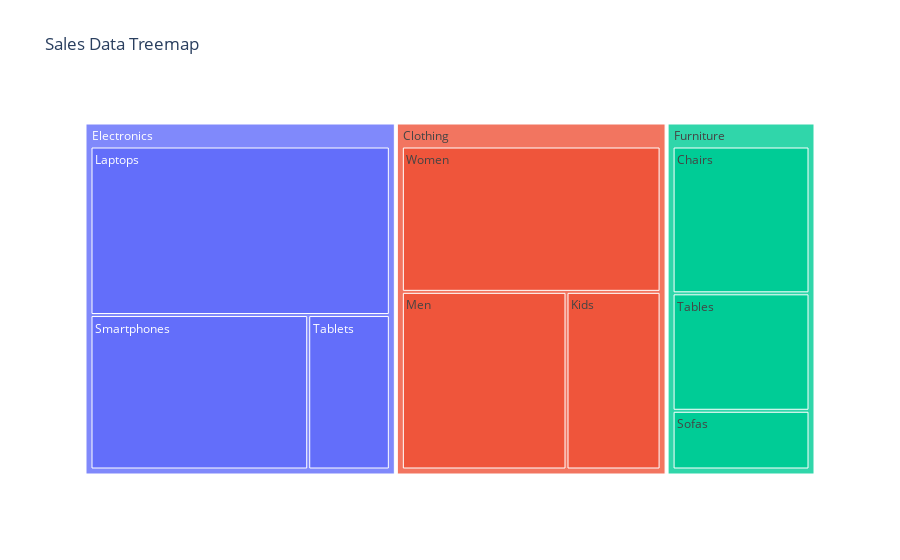

The code cell stored with this chart in its notebook:
### Code cell
data = {
    'Category': ['Electronics', 'Electronics', 'Electronics', 
                 'Furniture', 'Furniture', 'Furniture', 
                 'Clothing', 'Clothing', 'Clothing'],
    'Subcategory': ['Laptops', 'Smartphones', 'Tablets', 
                    'Chairs', 'Tables', 'Sofas', 
                    'Men', 'Women', 'Kids'],
    'Sales': [120000, 80000, 30000, 
              50000, 40000, 20000, 
              70000, 90000, 40000]
}

df = pd.DataFrame(data)

fig = px.treemap(df, path=['Category', 'Subcategory'], values='Sales', title='Sales Data Treemap')

fig.show()

### Figure 1 — Plotly figure (JSON) as saved in the notebook; plotly's stock layout.template omitted (floating-point values rounded to 4 significant figures)
{"data": [{"branchvalues": "total", "domain": {"x": [0, 1], "y": [0, 1]}, "hovertemplate": "labels=%{label}<br>Sales=%{value}<br>parent=%{parent}<br>id=%{id}<extra></extra>", "ids": ["Electronics/Laptops", "Electronics/Smartphones", "Electronics/Tablets", "Furniture/Chairs", "Furniture/Tables", "Furniture/Sofas", "Clothing/Men", "Clothing/Women", "Clothing/Kids", "Electronics", "Furniture", "Clothing"], "labels": ["Laptops", "Smartphones", "Tablets", "Chairs", "Tables", "Sofas", "Men", "Women", "Kids", "Electronics", "Furniture", "Clothing"], "name": "", "parents": ["Electronics", "Electronics", "Electronics", "Furniture", "Furniture", "Furniture", "Clothing", "Clothing", "Clothing", "", "", ""], "type": "treemap", "values": [120000.0, 80000.0, 30000.0, 50000.0, 40000.0, 20000.0, 70000.0, 90000.0, 40000.0, 230000.0, 110000.0, 200000.0]}], "layout": {"legend": {"tracegroupgap": 0}, "title": {"text": "Sales Data Treemap"}}}
